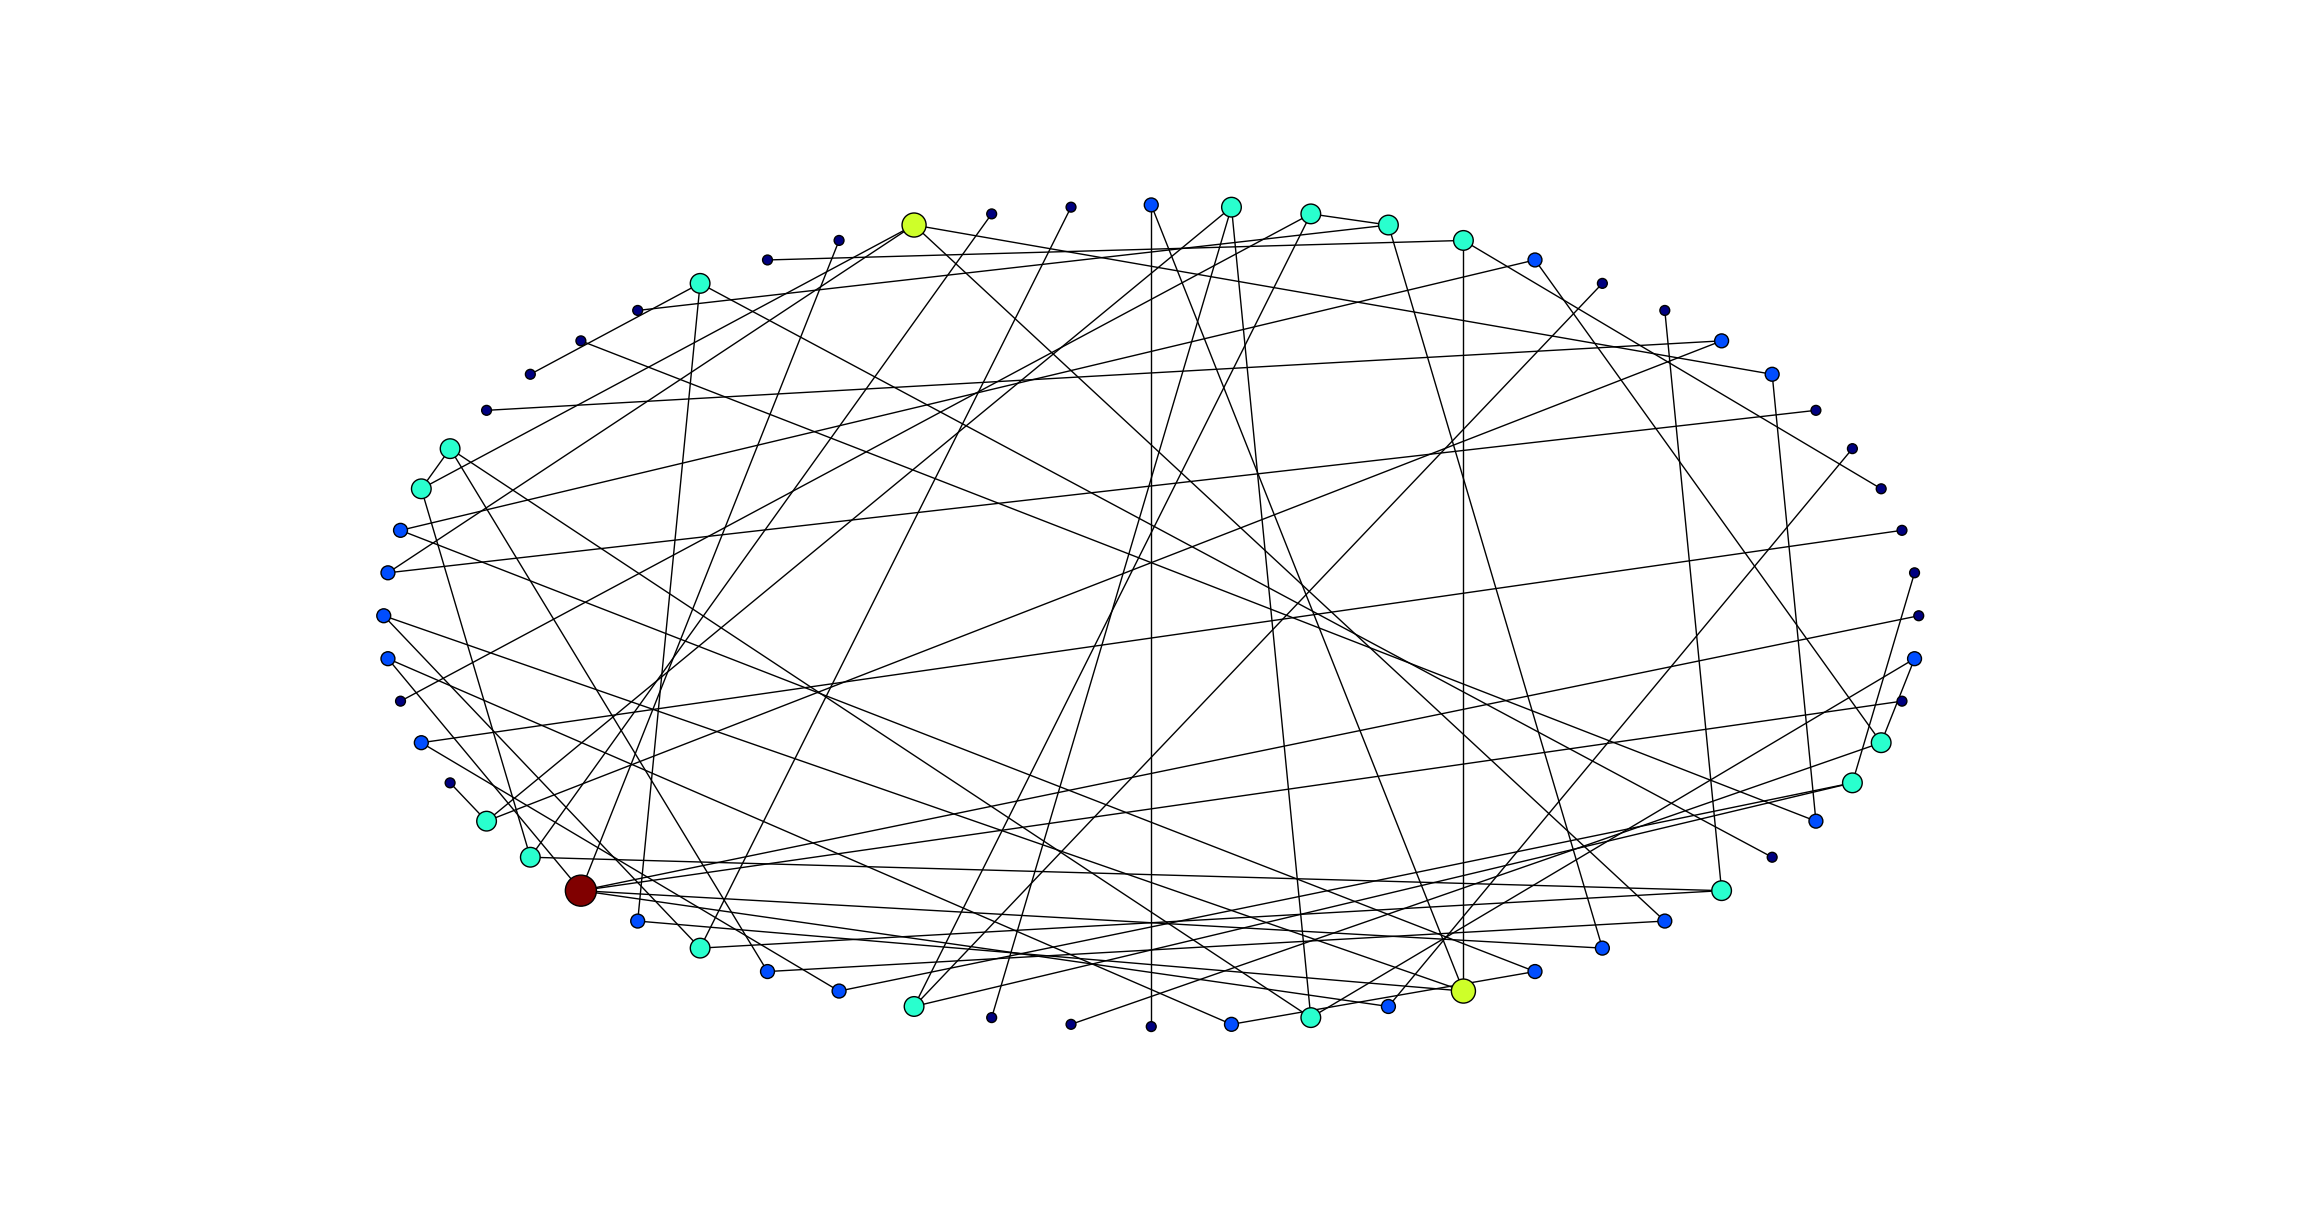

The script that drew this image:
import urllib
import httplib2
import json
import networkx as nx
import matplotlib.pyplot as plt

# define prefixes and variables needed for sparql query
pf_friend = '<http://localhost:8080/openrdf-sesame/repositories/001#friend>'
pf_name = '<http://localhost:8080/openrdf-sesame/repositories/001#name>'
repository = '001'
endpoint = "http://localhost:8080/openrdf-sesame/repositories/%s" % (repository)

# define sparql query 1: retrieve all people in the db and their friend
query = 'SELECT ?name ?friend WHERE { ?person %s ?friend; %s ?name.}' %(pf_friend, pf_name)

# start posting sparql query 1
print "POSTing SPARQL query to %s" % (endpoint)
params = { 'query': query }
headers = { 
  'content-type': 'application/x-www-form-urlencoded', 
  'accept': 'application/sparql-results+json' 
}
(response, content) = httplib2.Http().request(endpoint, 'POST', urllib.urlencode(params), headers=headers)

# retrieve results in json format
print "Response %s" % response.status
match_results = json.loads(content)

# second query: retrieve popularity (who is listed as friend most often?)
query = 'SELECT ?friend(COUNT(?friend) as ?popularity){?person %s    ?friend.} GROUP BY ?friend' %pf_friend

# post query 2
print "POSTing SPARQL query to %s" % (endpoint)
params = { 'query': query }
(response, content) = httplib2.Http().request(endpoint, 'POST', urllib.urlencode(params), headers=headers)

# retrieve results
print "Response %s" % response.status
pop_results = json.loads(content)

# narrow down json branch where the actual results are stored
pop_list = pop_results['results']['bindings']

# create dictionary for storing popularity values
popularity_storage = {}

# match names to popularity values and add to dictionary
for line in pop_list:
	name = json.dumps(line['friend']['value']).strip("\"")
	popularity = json.dumps(line['popularity']['value']).strip("\"")
	popularity_storage[name] = popularity

# create a color gradient for use in graph based on popularity score
color_gradient = {0:"b", 1:"g", 2:"r", 3:"c", 4:"m", 5:"y"}

# narrow down json branch where the results are stored
match_list = match_results['results']['bindings']

# define graph

G=nx.Graph()

# go through the friend matches
for line in match_list:
	name = json.dumps(line['name']['value']).strip("\"")
	# check if they are a friend of someone or not
	if name in popularity_storage.keys():
		G.add_node(name)
	# if not, add them with value 0.5 for later node size
	elif name not in popularity_storage.keys():
		G.add_node(name)
		popularity_storage[name] = 0
	# define friend
	friend = json.dumps(line['friend']['value']).strip("\"")
	# create connections between names and friends 
	G.add_edge(*(name, friend))

'''
Draw graph.
node_size is defined by popularity storage * 100 (default size is 300). 
If the person has only one connection, their size becomes 50.
Node color is defined by mapping the popularity value to the color gradient dictionary. :-)
'''
nx.draw_circular(G, node_size = [100 * int(popularity_storage[str(node)]) if int(popularity_storage[str(node)]) > 0 else 50 for node in G],node_color=[popularity_storage[str(node)] for node in G])

plt.show()
